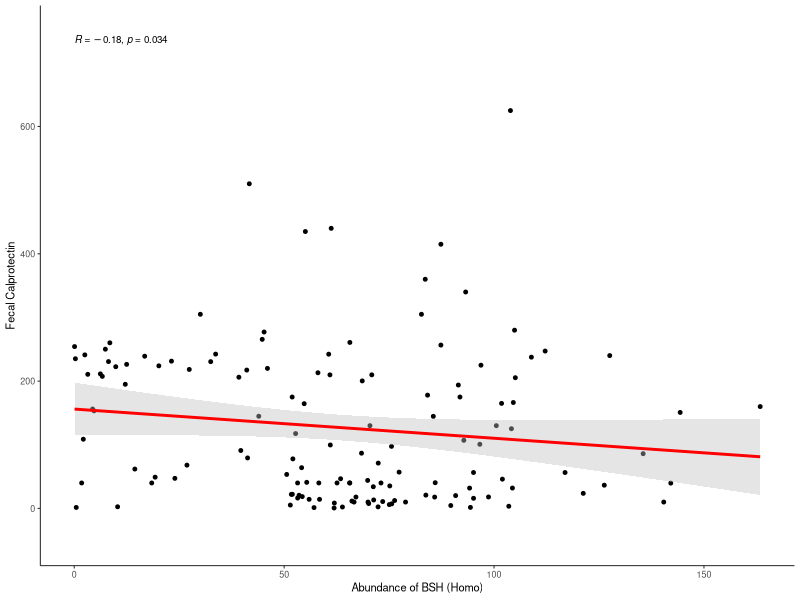
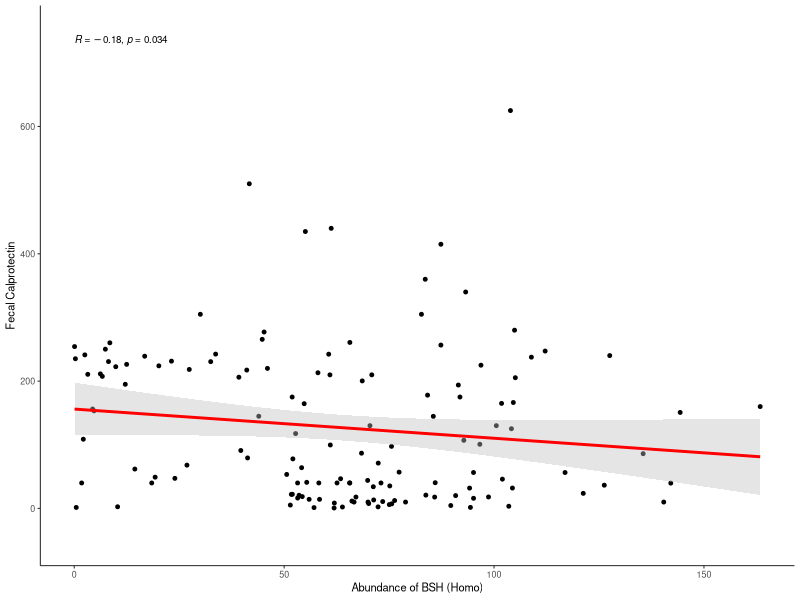

Reproduce these figures in R, in order.
library(ggplot2)
library(ggpubr)
library(dplyr)
library(tidyr)

setwd("path")

# ---------- 1. ----------
dat <- read.delim("secondary_bile_acid_enzyme_per_sample.tsv",
                  stringsAsFactors = FALSE, check.names = FALSE)

enzymes <- c(
  "7a-HSDH",
  "cbh / BSH"
  # "4.2.1.106 (bile-acid 7alpha-dehydratase)",
  # "1.1.1.176 (12alpha-hydroxysteroid dehydrogenase)"
)
names(dat)[4]= "7a-HSDH"
names(dat)[5]= "cbh / BSH"

dat$Fecal_Calprotectin <- suppressWarnings(as.numeric(dat$Fecal_Calprotectin))
# dat=dat[,1:5]
# ---------- 2. ----------
dat_long <- dat %>%
  select(Sample, Group, Fecal_Calprotectin, all_of(enzymes)) %>%
  pivot_longer(cols = all_of(enzymes), names_to = "Enzyme", values_to = "Abundance") %>%
  filter(!is.na(Fecal_Calprotectin))
dat_long=dat_long[!(dat_long$Enzyme=="cbh / BSH"&
                      dat_long$Abundance>25 &
                      dat_long$Abundance<50&
                      dat_long$Fecal_Calprotectin<50),]
write.csv(dat_long,"./BSH_Cal_correlation.csv")
p=ggscatter(dat_long[dat_long$Enzyme=="cbh / BSH",], 
            x = "Abundance", y = "Fecal_Calprotectin",
            color = "black",
            # fill = "lightgray",
            add = "reg.line", 
            conf.int = TRUE,
            add.params = list( color = "red",fill = "grey",fill = "grey"),
            cor.coef = T,
            size = 1,
            cor.coef.size = 2.5,
            cor.coeff.args = list(),
            cor.method = "spearman",
            repel=T)+
  labs(y="Fecal Calprotectin",x="Abundance of BSH (Homo)")+
  # facet_wrap(~Enzyme,ncol=1,scales = "free_y",axes = "all",strip.position = "right")+
  theme_bw(base_size = 8)+
  theme(
    panel.border = element_blank(),
    axis.line = element_line(colour = "black",size = 0.3),
    panel.grid = element_blank(),
    legend.position = "none",
    plot.title = element_text(hjust = 0.5))+ylim(c(-50,750))

p

ggsave("BSH_calprotectin_correlation.pdf",
       p, width = 4/2.53, height = 4/2.53)
